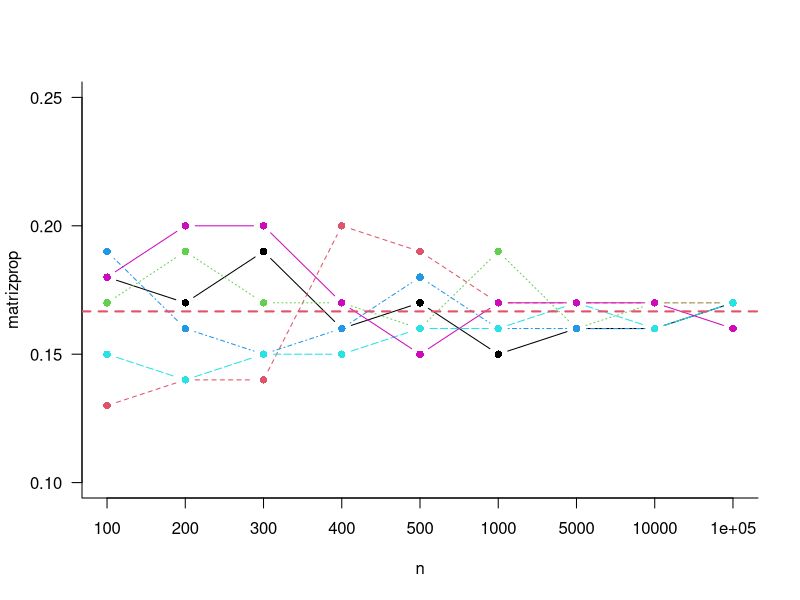

Source code (R): (Note: this script raises an error after producing the figure.)
## ---- chunk 1
    prop.faces <- function(n){
      face <- 1:6
      x <- sample(face, n, replace = TRUE)
      proporcao <- round(table(x)/n, 2)
      return (proporcao)
    }
## ---- chunk 2
matriz <- c(100, 200, 300, 400, 500, 1000, 5000, 10000, 100000)
matrizprop <- t(sapply(matriz, prop.faces))
matrizprop
## ---- chunk 3
matplot(matrizprop, xaxt="n", ylim=c(0.1, 0.25), xlab="n", las=1, bty="l", pch=16, type = "b")
axis(1, at=1:9, labels=matriz)   
abline(h=1/6, lty=2, lwd=2, col=2)
## ---- chunk 4
    soma.faces <- function(n){
      face <- 1:6
      
      x1 <- sample(face, n, replace = TRUE)
      x2 <- sample(face, n, replace = TRUE)
      
      soma <- round(prop.table(table(x1+x2)),2)
      return (soma)
    }
## ---- chunk 5
matriz_soma <- c(100, 1000, 10000, 100000)
soma_dados <- t(sapply(matriz_soma, soma.faces))
soma_dados
## ---- chunk 6
barplot (soma_dados, beside=TRUE, col=topo.colors(4), xlab = "Soma das faces", ylab = "Frequência relativa")
legend("topright", legend = c("100", "1000", "10000", "100000"), fill = topo.colors(4), cex=0.8)
